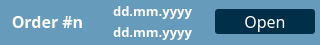
<?xml version="1.0" encoding="UTF-8"?>
<ui version="4.0">
 <class>HmsOrderItemWidget</class>
 <widget class="QWidget" name="HmsOrderItemWidget">
  <property name="geometry">
   <rect>
    <x>0</x>
    <y>0</y>
    <width>320</width>
    <height>45</height>
   </rect>
  </property>
  <property name="minimumSize">
   <size>
    <width>320</width>
    <height>45</height>
   </size>
  </property>
  <property name="windowTitle">
   <string>Form</string>
  </property>
  <property name="styleSheet">
   <string notr="true">#HmsOrderItemWidget {
	border: 1px none;
	border-radius: 3;
	background-color: #669BBC;
}</string>
  </property>
  <layout class="QGridLayout" name="gridLayout">
   <property name="leftMargin">
    <number>0</number>
   </property>
   <property name="topMargin">
    <number>0</number>
   </property>
   <property name="rightMargin">
    <number>0</number>
   </property>
   <property name="bottomMargin">
    <number>0</number>
   </property>
   <property name="spacing">
    <number>0</number>
   </property>
   <item row="1" column="1">
    <widget class="QLabel" name="fromLabel">
     <property name="minimumSize">
      <size>
       <width>115</width>
       <height>20</height>
      </size>
     </property>
     <property name="maximumSize">
      <size>
       <width>115</width>
       <height>20</height>
      </size>
     </property>
     <property name="font">
      <font>
       <family>TT Wellingtons</family>
       <pointsize>10</pointsize>
       <bold>true</bold>
      </font>
     </property>
     <property name="styleSheet">
      <string notr="true">color: #FFFFFF;
font-family: 'TT Wellingtons'</string>
     </property>
     <property name="text">
      <string>dd.mm.yyyy</string>
     </property>
     <property name="alignment">
      <set>Qt::AlignmentFlag::AlignCenter</set>
     </property>
    </widget>
   </item>
   <item row="2" column="1">
    <widget class="QLabel" name="toLabel">
     <property name="minimumSize">
      <size>
       <width>115</width>
       <height>20</height>
      </size>
     </property>
     <property name="maximumSize">
      <size>
       <width>115</width>
       <height>20</height>
      </size>
     </property>
     <property name="font">
      <font>
       <family>TT Wellingtons</family>
       <pointsize>10</pointsize>
       <bold>true</bold>
      </font>
     </property>
     <property name="styleSheet">
      <string notr="true">color: #FFFFFF;
font-family: 'TT Wellingtons'</string>
     </property>
     <property name="text">
      <string>dd.mm.yyyy</string>
     </property>
     <property name="alignment">
      <set>Qt::AlignmentFlag::AlignCenter</set>
     </property>
    </widget>
   </item>
   <item row="1" column="0" rowspan="2">
    <widget class="QLabel" name="orderNumberLlabel">
     <property name="minimumSize">
      <size>
       <width>85</width>
       <height>40</height>
      </size>
     </property>
     <property name="maximumSize">
      <size>
       <width>85</width>
       <height>40</height>
      </size>
     </property>
     <property name="font">
      <font>
       <family>TT Wellingtons</family>
       <pointsize>12</pointsize>
       <bold>true</bold>
      </font>
     </property>
     <property name="styleSheet">
      <string notr="true">color: #FFFFFF;
font-family: 'TT Wellingtons'</string>
     </property>
     <property name="text">
      <string>Order #n</string>
     </property>
     <property name="alignment">
      <set>Qt::AlignmentFlag::AlignCenter</set>
     </property>
    </widget>
   </item>
   <item row="1" column="2" rowspan="2">
    <widget class="QPushButton" name="openButton">
     <property name="minimumSize">
      <size>
       <width>100</width>
       <height>25</height>
      </size>
     </property>
     <property name="maximumSize">
      <size>
       <width>100</width>
       <height>25</height>
      </size>
     </property>
     <property name="font">
      <font>
       <family>TT Wellingtons</family>
       <pointsize>12</pointsize>
       <fontweight>Medium</fontweight>
      </font>
     </property>
     <property name="styleSheet">
      <string notr="true">color: #FFFFFF;
background-color: #003049;
border: 1px none;
border-radius: 3;
font-family: 'TT Wellingtons'</string>
     </property>
     <property name="text">
      <string>Open</string>
     </property>
    </widget>
   </item>
  </layout>
 </widget>
 <resources/>
 <connections/>
</ui>
